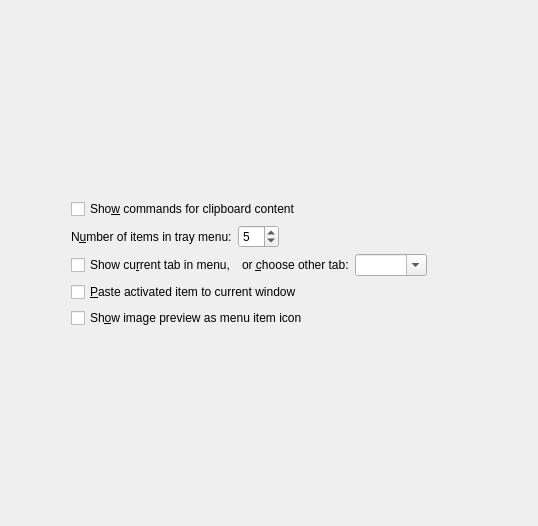
         <widget class="QWidget" name="scrollAreaWidgetContents_4">
          <property name="geometry">
           <rect>
            <x>0</x>
            <y>0</y>
            <width>538</width>
            <height>526</height>
           </rect>
          </property>
          <layout class="QHBoxLayout" name="horizontalLayout_17">
           <item>
            <spacer name="horizontalSpacer_17">
             <property name="orientation">
              <enum>Qt::Horizontal</enum>
             </property>
             <property name="sizeHint" stdset="0">
              <size>
               <width>40</width>
               <height>20</height>
              </size>
             </property>
            </spacer>
           </item>
           <item>
            <layout class="QVBoxLayout" name="verticalLayout_4">
             <item>
              <spacer name="verticalSpacer_4">
               <property name="orientation">
                <enum>Qt::Vertical</enum>
               </property>
               <property name="sizeHint" stdset="0">
                <size>
                 <width>20</width>
                 <height>40</height>
                </size>
               </property>
              </spacer>
             </item>
             <item>
              <widget class="QCheckBox" name="checkBoxTrayShowCommands">
               <property name="toolTip">
                <string>Show command for current clipboard content in tray menu</string>
               </property>
               <property name="text">
                <string>Sho&amp;w commands for clipboard content</string>
               </property>
              </widget>
             </item>
             <item>
              <layout class="QHBoxLayout" name="horizontalLayout_4">
               <item>
                <widget class="QLabel" name="label_9">
                 <property name="text">
                  <string>N&amp;umber of items in tray menu:</string>
                 </property>
                 <property name="buddy">
                  <cstring>spinBoxTrayItems</cstring>
                 </property>
                </widget>
               </item>
               <item>
                <widget class="QSpinBox" name="spinBoxTrayItems">
                 <property name="toolTip">
                  <string>Number of items in tray menu</string>
                 </property>
                 <property name="value">
                  <number>5</number>
                 </property>
                </widget>
               </item>
               <item>
                <spacer name="horizontalSpacer_7">
                 <property name="orientation">
                  <enum>Qt::Horizontal</enum>
                 </property>
                 <property name="sizeHint" stdset="0">
                  <size>
                   <width>40</width>
                   <height>20</height>
                  </size>
                 </property>
                </spacer>
               </item>
              </layout>
             </item>
             <item>
              <layout class="QHBoxLayout" name="horizontalLayout_8">
               <item>
                <widget class="QCheckBox" name="checkBoxMenuTabIsCurrent">
                 <property name="toolTip">
                  <string>Show items from current tab in tray menu</string>
                 </property>
                 <property name="text">
                  <string>Show cu&amp;rrent tab in menu,</string>
                 </property>
                </widget>
               </item>
               <item>
                <widget class="QLabel" name="label_24">
                 <property name="text">
                  <string>or &amp;choose other tab:</string>
                 </property>
                 <property name="buddy">
                  <cstring>comboBoxMenuTab</cstring>
                 </property>
                </widget>
               </item>
               <item>
                <widget class="QComboBox" name="comboBoxMenuTab">
                 <property name="sizePolicy">
                  <sizepolicy hsizetype="MinimumExpanding" vsizetype="Fixed">
                   <horstretch>0</horstretch>
                   <verstretch>0</verstretch>
                  </sizepolicy>
                 </property>
                 <property name="toolTip">
                  <string>Name of tab to show in tray menu (empty for the first tab)</string>
                 </property>
                 <property name="editable">
                  <bool>true</bool>
                 </property>
                </widget>
               </item>
               <item>
                <spacer name="horizontalSpacer_6">
                 <property name="orientation">
                  <enum>Qt::Horizontal</enum>
                 </property>
                 <property name="sizeHint" stdset="0">
                  <size>
                   <width>40</width>
                   <height>20</height>
                  </size>
                 </property>
                </spacer>
               </item>
              </layout>
             </item>
             <item>
              <widget class="QCheckBox" name="checkBoxPasteMenuItem">
               <property name="toolTip">
                <string>Paste item to current window after selecting it in menu</string>
               </property>
               <property name="text">
                <string>&amp;Paste activated item to current window</string>
               </property>
              </widget>
             </item>
             <item>
              <widget class="QCheckBox" name="checkBoxTrayImages">
               <property name="toolTip">
                <string>Show image preview next to menu items</string>
               </property>
               <property name="text">
                <string>Sh&amp;ow image preview as menu item icon</string>
               </property>
              </widget>
             </item>
             <item>
              <spacer name="verticalSpacer_2">
               <property name="orientation">
                <enum>Qt::Vertical</enum>
               </property>
               <property name="sizeHint" stdset="0">
                <size>
                 <width>20</width>
                 <height>40</height>
                </size>
               </property>
              </spacer>
             </item>
            </layout>
           </item>
           <item>
            <spacer name="horizontalSpacer_18">
             <property name="orientation">
              <enum>Qt::Horizontal</enum>
             </property>
             <property name="sizeHint" stdset="0">
              <size>
               <width>40</width>
               <height>20</height>
              </size>
             </property>
            </spacer>
           </item>
          </layout>
         </widget>
